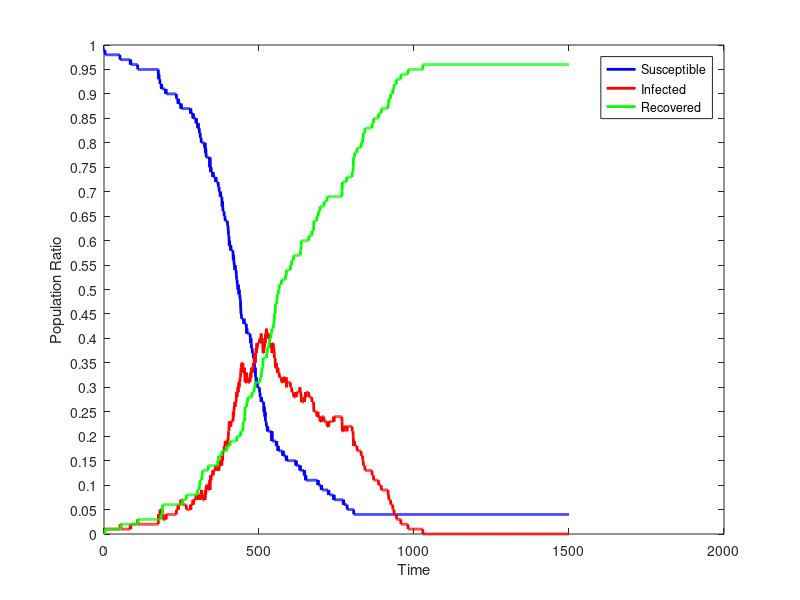

The MATLAB source for this figure:
dynamics = [
99,1,0;
99,1,0;
99,1,0;
99,1,0;
98,1,1;
98,1,1;
98,1,1;
98,1,1;
98,1,1;
98,1,1;
98,1,1;
98,1,1;
98,1,1;
98,1,1;
98,1,1;
98,1,1;
98,1,1;
98,1,1;
98,1,1;
98,1,1;
98,1,1;
98,1,1;
98,1,1;
98,1,1;
98,1,1;
98,1,1;
98,1,1;
98,1,1;
98,1,1;
98,1,1;
98,1,1;
98,1,1;
98,1,1;
98,1,1;
98,1,1;
98,1,1;
98,1,1;
98,1,1;
98,1,1;
98,1,1;
98,1,1;
98,1,1;
98,1,1;
98,1,1;
98,1,1;
98,1,1;
98,1,1;
98,1,1;
98,1,1;
98,1,1;
98,1,1;
98,1,1;
97,2,1;
97,2,1;
97,2,1;
97,1,2;
97,1,2;
97,1,2;
97,1,2;
97,1,2;
97,1,2;
97,1,2;
97,1,2;
97,1,2;
97,1,2;
97,1,2;
97,1,2;
97,1,2;
97,1,2;
97,1,2;
97,1,2;
97,1,2;
97,1,2;
97,1,2;
97,1,2;
97,1,2;
97,1,2;
97,1,2;
97,1,2;
97,1,2;
97,1,2;
97,1,2;
97,1,2;
97,1,2;
97,1,2;
96,2,2;
97,1,2;
96,2,2;
96,2,2;
96,2,2;
96,2,2;
96,2,2;
96,2,2;
96,2,2;
96,2,2;
96,2,2;
96,2,2;
96,2,2;
96,2,2;
96,2,2;
96,2,2;
96,2,2;
96,2,2;
96,2,2;
96,2,2;
96,2,2;
96,2,2;
96,2,2;
96,2,2;
95,3,2;
95,2,3;
95,2,3;
95,2,3;
95,2,3;
95,2,3;
95,2,3;
95,2,3;
95,2,3;
95,2,3;
95,2,3;
95,2,3;
95,2,3;
95,2,3;
95,2,3;
95,2,3;
95,2,3;
95,2,3;
95,2,3;
95,2,3;
95,2,3;
95,2,3;
95,2,3;
95,2,3;
95,2,3;
95,2,3;
95,2,3;
95,2,3;
95,2,3;
95,2,3;
95,2,3;
95,2,3;
95,2,3;
95,2,3;
95,2,3;
95,2,3;
95,2,3;
95,2,3;
95,2,3;
95,2,3;
95,2,3;
95,2,3;
95,2,3;
95,2,3;
95,2,3;
95,2,3;
95,2,3;
95,2,3;
95,2,3;
95,2,3;
95,2,3;
95,2,3;
95,2,3;
95,2,3;
95,2,3;
95,2,3;
95,2,3;
95,2,3;
95,2,3;
95,2,3;
95,2,3;
95,2,3;
95,2,3;
95,2,3;
95,2,3;
95,2,3;
95,2,3;
93,4,3;
94,3,3;
93,4,3;
93,4,3;
93,4,3;
92,5,3;
92,5,3;
92,5,3;
92,4,4;
91,5,4;
92,4,4;
91,5,4;
91,5,4;
91,3,6;
91,3,6;
91,3,6;
91,3,6;
91,3,6;
91,3,6;
91,3,6;
91,3,6;
91,3,6;
91,3,6;
90,4,6;
91,3,6;
90,4,6;
90,4,6;
90,4,6;
90,4,6;
90,4,6;
90,4,6;
90,4,6;
90,4,6;
90,4,6;
90,4,6;
90,4,6;
90,4,6;
90,4,6;
90,4,6;
90,4,6;
90,4,6;
90,4,6;
90,4,6;
90,4,6;
90,4,6;
90,4,6;
90,4,6;
90,4,6;
90,4,6;
90,4,6;
90,4,6;
90,4,6;
90,4,6;
90,4,6;
90,4,6;
90,4,6;
90,4,6;
90,4,6;
89,5,6;
89,5,6;
89,5,6;
89,5,6;
89,5,6;
88,6,6;
89,5,6;
88,6,6;
88,6,6;
88,6,6;
88,6,6;
88,6,6;
88,6,6;
88,6,6;
87,7,6;
88,6,6;
87,7,6;
87,7,6;
87,7,6;
87,7,6;
87,6,7;
87,6,7;
87,6,7;
87,6,7;
87,6,7;
87,6,7;
87,6,7;
87,6,7;
87,6,7;
87,6,7;
87,6,7;
87,6,7;
87,5,8;
87,5,8;
87,5,8;
87,5,8;
87,5,8;
87,5,8;
87,5,8;
87,5,8;
87,5,8;
87,5,8;
87,5,8;
87,5,8;
87,5,8;
86,6,8;
87,5,8;
86,6,8;
86,6,8;
86,6,8;
86,6,8;
86,6,8;
86,6,8;
85,7,8;
86,6,8;
85,7,8;
85,7,8;
85,7,8;
85,7,8;
85,7,8;
85,7,8;
85,7,8;
85,7,8;
84,8,8;
85,7,8;
84,8,8;
84,8,8;
84,8,8;
83,8,9;
83,8,9;
84,7,9;
83,8,9;
83,8,9;
83,8,9;
82,8,10;
82,8,10;
82,7,11;
81,8,11;
81,8,11;
81,8,11;
80,9,11;
80,9,11;
80,8,12;
80,8,12;
80,7,13;
80,7,13;
80,7,13;
80,7,13;
80,7,13;
80,7,13;
80,7,13;
79,8,13;
80,7,13;
78,9,13;
79,8,13;
78,9,13;
77,10,13;
77,10,13;
77,10,13;
77,10,13;
77,10,13;
77,10,13;
77,10,13;
77,9,14;
77,9,14;
77,9,14;
77,9,14;
75,11,14;
77,9,14;
75,11,14;
74,12,14;
75,11,14;
74,12,14;
74,12,14;
74,12,14;
74,12,14;
74,12,14;
73,13,14;
74,12,14;
73,13,14;
73,13,14;
73,13,14;
73,13,14;
73,13,14;
73,13,14;
73,13,14;
72,14,14;
73,13,14;
72,14,14;
72,14,14;
72,14,14;
72,14,14;
72,14,14;
72,13,15;
72,13,15;
71,14,15;
71,13,16;
71,13,16;
70,14,16;
70,14,16;
70,14,16;
69,15,16;
70,14,16;
69,15,16;
69,15,16;
69,15,16;
69,14,17;
67,16,17;
68,15,17;
67,16,17;
66,17,17;
66,17,17;
66,17,17;
66,17,17;
65,18,17;
65,18,17;
65,18,17;
64,19,17;
64,19,17;
64,19,17;
64,19,17;
64,19,17;
64,19,17;
64,18,18;
64,18,18;
63,19,18;
63,19,18;
62,20,18;
61,21,18;
61,21,18;
59,23,18;
60,22,18;
59,23,18;
59,22,19;
58,23,19;
59,22,19;
58,23,19;
58,23,19;
58,23,19;
58,23,19;
58,23,19;
58,23,19;
58,23,19;
56,25,19;
57,24,19;
56,25,19;
55,26,19;
55,26,19;
54,27,19;
55,26,19;
54,27,19;
54,27,19;
54,27,19;
53,28,19;
52,29,19;
52,28,20;
51,29,20;
51,29,20;
50,30,20;
51,29,20;
50,30,20;
49,31,20;
50,30,20;
49,31,20;
49,31,20;
48,32,20;
48,32,20;
46,33,21;
45,34,21;
45,34,21;
44,35,21;
44,35,21;
44,35,21;
44,35,21;
44,35,21;
44,33,23;
44,33,23;
43,34,23;
44,33,23;
43,34,23;
43,33,24;
43,31,26;
43,31,26;
43,31,26;
43,31,26;
43,31,26;
41,33,26;
42,31,27;
41,32,27;
41,32,27;
41,31,28;
41,31,28;
41,31,28;
41,31,28;
41,31,28;
41,31,28;
41,31,28;
41,31,28;
40,32,28;
39,33,28;
40,32,28;
39,33,28;
38,34,28;
38,34,28;
38,33,29;
37,34,29;
37,34,29;
37,34,29;
36,35,29;
36,35,29;
36,35,29;
35,35,30;
34,36,30;
33,37,30;
34,35,31;
32,37,31;
32,37,31;
31,38,31;
32,37,31;
30,39,31;
31,38,31;
30,39,31;
30,39,31;
30,39,31;
30,39,31;
30,39,31;
30,39,31;
30,39,31;
29,40,31;
29,40,31;
28,40,32;
28,40,32;
28,40,32;
27,41,32;
28,39,33;
27,40,33;
27,39,34;
27,39,34;
27,39,34;
27,37,36;
27,37,36;
27,37,36;
25,39,36;
26,38,36;
25,39,36;
24,40,36;
25,39,36;
23,41,36;
23,41,36;
23,41,36;
22,42,36;
22,41,37;
22,41,37;
21,41,38;
22,40,38;
21,41,38;
21,41,38;
21,41,38;
21,40,39;
21,40,39;
21,39,40;
21,39,40;
21,39,40;
21,39,40;
21,39,40;
21,38,41;
21,38,41;
19,39,42;
21,37,42;
19,39,42;
19,39,42;
19,39,42;
19,39,42;
19,38,43;
19,38,43;
19,37,44;
19,36,45;
19,36,45;
19,36,45;
19,34,47;
19,34,47;
19,34,47;
18,35,47;
19,34,47;
18,34,48;
18,33,49;
18,33,49;
17,34,49;
18,33,49;
17,33,50;
17,33,50;
17,33,50;
17,32,51;
17,32,51;
17,32,51;
17,32,51;
17,32,51;
17,32,51;
17,32,51;
17,31,52;
17,31,52;
17,31,52;
17,31,52;
16,32,52;
17,31,52;
16,32,52;
16,32,52;
16,32,52;
16,32,52;
16,32,52;
16,32,52;
16,32,52;
16,31,53;
16,31,53;
15,32,53;
16,30,54;
15,31,54;
15,31,54;
15,31,54;
15,31,54;
15,31,54;
15,31,54;
15,31,54;
15,31,54;
15,31,54;
15,31,54;
15,31,54;
15,31,54;
15,30,55;
15,30,55;
15,30,55;
15,30,55;
15,29,56;
15,29,56;
15,29,56;
15,29,56;
15,29,56;
15,29,56;
15,28,57;
15,28,57;
15,28,57;
15,28,57;
15,28,57;
15,28,57;
15,28,57;
14,29,57;
15,28,57;
14,29,57;
14,29,57;
14,29,57;
14,29,57;
14,29,57;
14,29,57;
14,29,57;
14,29,57;
14,29,57;
14,29,57;
14,29,57;
13,30,57;
14,29,57;
13,29,58;
13,29,58;
13,28,59;
13,27,60;
13,27,60;
13,27,60;
13,27,60;
13,27,60;
13,27,60;
13,27,60;
13,27,60;
13,27,60;
12,28,60;
13,27,60;
12,28,60;
12,28,60;
11,29,60;
12,28,60;
11,29,60;
11,29,60;
11,29,60;
11,29,60;
11,29,60;
11,29,60;
11,29,60;
11,29,60;
11,29,60;
11,28,61;
11,28,61;
11,28,61;
11,28,61;
11,28,61;
11,28,61;
11,28,61;
11,28,61;
11,28,61;
11,28,61;
11,27,62;
11,27,62;
11,27,62;
11,27,62;
11,27,62;
11,27,62;
11,25,64;
11,25,64;
11,25,64;
11,25,64;
11,25,64;
11,25,64;
11,25,64;
11,25,64;
11,25,64;
11,25,64;
11,24,65;
11,24,65;
11,24,65;
10,25,65;
11,24,65;
10,24,66;
10,24,66;
10,24,66;
10,24,66;
10,24,66;
10,23,67;
10,23,67;
10,23,67;
10,23,67;
9,24,67;
10,23,67;
9,24,67;
9,24,67;
9,24,67;
9,24,67;
9,24,67;
9,24,67;
9,24,67;
9,23,68;
9,23,68;
9,23,68;
9,23,68;
9,23,68;
9,23,68;
9,23,68;
9,23,68;
9,23,68;
9,23,68;
9,22,69;
9,22,69;
9,22,69;
9,22,69;
8,23,69;
9,22,69;
8,23,69;
8,23,69;
8,23,69;
8,23,69;
8,23,69;
8,23,69;
8,23,69;
8,23,69;
8,23,69;
8,23,69;
8,23,69;
8,23,69;
8,23,69;
8,23,69;
8,23,69;
7,24,69;
8,23,69;
7,24,69;
7,24,69;
7,24,69;
7,24,69;
7,24,69;
7,24,69;
7,24,69;
7,24,69;
7,24,69;
7,24,69;
7,24,69;
7,24,69;
7,24,69;
7,24,69;
7,24,69;
7,24,69;
7,24,69;
7,24,69;
7,24,69;
7,24,69;
7,24,69;
7,24,69;
7,24,69;
7,24,69;
7,24,69;
7,23,70;
7,21,72;
7,21,72;
7,21,72;
6,22,72;
7,21,72;
6,22,72;
6,22,72;
6,22,72;
6,22,72;
6,22,72;
6,22,72;
6,22,72;
6,22,72;
6,22,72;
6,21,73;
6,21,73;
5,22,73;
5,22,73;
5,22,73;
5,22,73;
5,22,73;
5,22,73;
5,22,73;
5,22,73;
5,22,73;
5,22,73;
5,22,73;
5,22,73;
5,22,73;
5,22,73;
5,22,73;
5,22,73;
5,21,74;
5,21,74;
5,21,74;
5,20,75;
5,18,77;
4,19,77;
4,19,77;
4,19,77;
4,18,78;
4,18,78;
4,18,78;
4,18,78;
4,18,78;
4,18,78;
4,18,78;
4,18,78;
4,17,79;
4,17,79;
4,17,79;
4,17,79;
4,17,79;
4,17,79;
4,17,79;
4,17,79;
4,17,79;
4,17,79;
4,17,79;
4,17,79;
4,17,79;
4,16,80;
4,16,80;
4,16,80;
4,16,80;
4,16,80;
4,15,81;
4,15,81;
4,14,82;
4,14,82;
4,14,82;
4,14,82;
4,14,82;
4,13,83;
4,13,83;
4,13,83;
4,13,83;
4,13,83;
4,13,83;
4,13,83;
4,13,83;
4,13,83;
4,13,83;
4,13,83;
4,13,83;
4,13,83;
4,13,83;
4,13,83;
4,13,83;
4,13,83;
4,13,83;
4,13,83;
4,13,83;
4,13,83;
4,13,83;
4,13,83;
4,12,84;
4,12,84;
4,12,84;
4,12,84;
4,12,84;
4,11,85;
4,11,85;
4,11,85;
4,11,85;
4,11,85;
4,11,85;
4,11,85;
4,11,85;
4,11,85;
4,11,85;
4,11,85;
4,11,85;
4,11,85;
4,11,85;
4,11,85;
4,11,85;
4,10,86;
4,10,86;
4,10,86;
4,10,86;
4,10,86;
4,10,86;
4,10,86;
4,10,86;
4,10,86;
4,9,87;
4,9,87;
4,9,87;
4,9,87;
4,9,87;
4,9,87;
4,9,87;
4,9,87;
4,9,87;
4,9,87;
4,9,87;
4,9,87;
4,9,87;
4,9,87;
4,9,87;
4,9,87;
4,9,87;
4,9,87;
4,9,87;
4,9,87;
4,9,87;
4,9,87;
4,8,88;
4,8,88;
4,7,89;
4,7,89;
4,7,89;
4,7,89;
4,7,89;
4,7,89;
4,6,90;
4,6,90;
4,6,90;
4,6,90;
4,6,90;
4,6,90;
4,6,90;
4,5,91;
4,5,91;
4,5,91;
4,5,91;
4,4,92;
4,4,92;
4,4,92;
4,4,92;
4,4,92;
4,4,92;
4,4,92;
4,4,92;
4,3,93;
4,3,93;
4,3,93;
4,3,93;
4,3,93;
4,3,93;
4,3,93;
4,3,93;
4,3,93;
4,3,93;
4,3,93;
4,3,93;
4,3,93;
4,3,93;
4,2,94;
4,2,94;
4,2,94;
4,2,94;
4,2,94;
4,2,94;
4,2,94;
4,2,94;
4,2,94;
4,2,94;
4,2,94;
4,2,94;
4,2,94;
4,2,94;
4,2,94;
4,2,94;
4,2,94;
4,2,94;
4,2,94;
4,2,94;
4,2,94;
4,2,94;
4,2,94;
4,1,95;
4,1,95;
4,1,95;
4,1,95;
4,1,95;
4,1,95;
4,1,95;
4,1,95;
4,1,95;
4,1,95;
4,1,95;
4,1,95;
4,1,95;
4,1,95;
4,1,95;
4,1,95;
4,1,95;
4,1,95;
4,1,95;
4,1,95;
4,1,95;
4,1,95;
4,1,95;
4,1,95;
4,1,95;
4,1,95;
4,1,95;
4,1,95;
4,1,95;
4,1,95;
4,1,95;
4,1,95;
4,1,95;
4,1,95;
4,1,95;
4,1,95;
4,1,95;
4,1,95;
4,1,95;
4,1,95;
4,1,95;
4,1,95;
4,1,95;
4,1,95;
4,1,95;
4,1,95;
4,1,95;
4,1,95;
4,0,96;
4,0,96;
4,0,96;
4,0,96;
4,0,96;
4,0,96;
4,0,96;
4,0,96;
4,0,96;
4,0,96;
4,0,96;
4,0,96;
4,0,96;
4,0,96;
4,0,96;
4,0,96;
4,0,96;
4,0,96;
4,0,96;
4,0,96;
4,0,96;
4,0,96;
4,0,96;
4,0,96;
4,0,96;
4,0,96;
4,0,96;
4,0,96;
4,0,96;
4,0,96;
4,0,96;
4,0,96;
4,0,96;
4,0,96;
4,0,96;
4,0,96;
4,0,96;
4,0,96;
4,0,96;
4,0,96;
4,0,96;
4,0,96;
4,0,96;
4,0,96;
4,0,96;
4,0,96;
4,0,96;
4,0,96;
4,0,96;
4,0,96;
4,0,96;
4,0,96;
4,0,96;
4,0,96;
4,0,96;
4,0,96;
4,0,96;
4,0,96;
4,0,96;
4,0,96;
4,0,96;
4,0,96;
4,0,96;
4,0,96;
4,0,96;
4,0,96;
4,0,96;
4,0,96;
4,0,96;
4,0,96;
4,0,96;
4,0,96;
4,0,96;
4,0,96;
4,0,96;
4,0,96;
4,0,96;
4,0,96;
4,0,96;
4,0,96;
4,0,96;
4,0,96;
4,0,96;
4,0,96;
4,0,96;
4,0,96;
4,0,96;
4,0,96;
4,0,96;
4,0,96;
4,0,96;
4,0,96;
4,0,96;
4,0,96;
4,0,96;
4,0,96;
4,0,96;
4,0,96;
4,0,96;
4,0,96;
4,0,96;
4,0,96;
4,0,96;
4,0,96;
4,0,96;
4,0,96;
4,0,96;
4,0,96;
4,0,96;
4,0,96;
4,0,96;
4,0,96;
4,0,96;
4,0,96;
4,0,96;
4,0,96;
4,0,96;
4,0,96;
4,0,96;
4,0,96;
4,0,96;
4,0,96;
4,0,96;
4,0,96;
4,0,96;
4,0,96;
4,0,96;
4,0,96;
4,0,96;
4,0,96;
4,0,96;
4,0,96;
4,0,96;
4,0,96;
4,0,96;
4,0,96;
4,0,96;
4,0,96;
4,0,96;
4,0,96;
4,0,96;
4,0,96;
4,0,96;
4,0,96;
4,0,96;
4,0,96;
4,0,96;
4,0,96;
4,0,96;
4,0,96;
4,0,96;
4,0,96;
4,0,96;
4,0,96;
4,0,96;
4,0,96;
4,0,96;
4,0,96;
4,0,96;
4,0,96;
4,0,96;
4,0,96;
4,0,96;
4,0,96;
4,0,96;
4,0,96;
4,0,96;
4,0,96;
4,0,96;
4,0,96;
4,0,96;
4,0,96;
4,0,96;
4,0,96;
4,0,96;
4,0,96;
4,0,96;
4,0,96;
4,0,96;
4,0,96;
4,0,96;
4,0,96;
4,0,96;
4,0,96;
4,0,96;
4,0,96;
4,0,96;
4,0,96;
4,0,96;
4,0,96;
4,0,96;
4,0,96;
4,0,96;
4,0,96;
4,0,96;
4,0,96;
4,0,96;
4,0,96;
4,0,96;
4,0,96;
4,0,96;
4,0,96;
4,0,96;
4,0,96;
4,0,96;
4,0,96;
4,0,96;
4,0,96;
4,0,96;
4,0,96;
4,0,96;
4,0,96;
4,0,96;
4,0,96;
4,0,96;
4,0,96;
4,0,96;
4,0,96;
4,0,96;
4,0,96;
4,0,96;
4,0,96;
4,0,96;
4,0,96;
4,0,96;
4,0,96;
4,0,96;
4,0,96;
4,0,96;
4,0,96;
4,0,96;
4,0,96;
4,0,96;
4,0,96;
4,0,96;
4,0,96;
4,0,96;
4,0,96;
4,0,96;
4,0,96;
4,0,96;
4,0,96;
4,0,96;
4,0,96;
4,0,96;
4,0,96;
4,0,96;
4,0,96;
4,0,96;
4,0,96;
4,0,96;
4,0,96;
4,0,96;
4,0,96;
4,0,96;
4,0,96;
4,0,96;
4,0,96;
4,0,96;
4,0,96;
4,0,96;
4,0,96;
4,0,96;
4,0,96;
4,0,96;
4,0,96;
4,0,96;
4,0,96;
4,0,96;
4,0,96;
4,0,96;
4,0,96;
4,0,96;
4,0,96;
4,0,96;
4,0,96;
4,0,96;
4,0,96;
4,0,96;
4,0,96;
4,0,96;
4,0,96;
4,0,96;
4,0,96;
4,0,96;
4,0,96;
4,0,96;
4,0,96;
4,0,96;
4,0,96;
4,0,96;
4,0,96;
4,0,96;
4,0,96;
4,0,96;
4,0,96;
4,0,96;
4,0,96;
4,0,96;
4,0,96;
4,0,96;
4,0,96;
4,0,96;
4,0,96;
4,0,96;
4,0,96;
4,0,96;
4,0,96;
4,0,96;
4,0,96;
4,0,96;
4,0,96;
4,0,96;
4,0,96;
4,0,96;
4,0,96;
4,0,96;
4,0,96;
4,0,96;
4,0,96;
4,0,96;
4,0,96;
4,0,96;
4,0,96;
4,0,96;
4,0,96;
4,0,96;
4,0,96;
4,0,96;
4,0,96;
4,0,96;
4,0,96;
4,0,96;
4,0,96;
4,0,96;
4,0,96;
4,0,96;
4,0,96;
4,0,96;
4,0,96;
4,0,96;
4,0,96;
4,0,96;
4,0,96;
4,0,96;
4,0,96;
4,0,96;
4,0,96;
4,0,96;
4,0,96;
4,0,96;
4,0,96;
4,0,96;
4,0,96;
4,0,96;
4,0,96;
4,0,96;
4,0,96;
4,0,96;
4,0,96;
4,0,96;
4,0,96;
4,0,96;
4,0,96;
4,0,96;
4,0,96;
4,0,96;
4,0,96;
4,0,96;
4,0,96;
4,0,96;
4,0,96;
4,0,96;
4,0,96;
4,0,96;
4,0,96;
4,0,96;
4,0,96;
4,0,96;
4,0,96;
4,0,96;
4,0,96;
4,0,96;
4,0,96;
4,0,96;
4,0,96;
4,0,96;
4,0,96;
4,0,96;
4,0,96;
4,0,96;
4,0,96;
4,0,96;
4,0,96;
4,0,96;
4,0,96;
4,0,96;
4,0,96;
4,0,96;
4,0,96;
4,0,96;
4,0,96;
4,0,96;
4,0,96;
4,0,96;
4,0,96;
4,0,96;
4,0,96;
4,0,96;
4,0,96;
4,0,96;
4,0,96;
4,0,96;
4,0,96;
4,0,96;
4,0,96;
4,0,96;
4,0,96;
4,0,96;
4,0,96;
4,0,96;
4,0,96;
4,0,96;
4,0,96;
4,0,96;
4,0,96;
4,0,96;
4,0,96;
4,0,96;
4,0,96;
4,0,96;
4,0,96;
4,0,96;
4,0,96;
4,0,96;
4,0,96;
4,0,96;
4,0,96;
4,0,96;
4,0,96;
4,0,96;
4,0,96;
4,0,96;
4,0,96;
4,0,96;
4,0,96;
4,0,96;
4,0,96;
4,0,96;
4,0,96;
4,0,96;
4,0,96;
4,0,96;
4,0,96;
4,0,96;
4,0,96;
4,0,96;
4,0,96;
4,0,96;
4,0,96;
4,0,96;
4,0,96;
4,0,96;
4,0,96;
4,0,96;
4,0,96;
4,0,96;
4,0,96;
4,0,96;
4,0,96;
4,0,96;
4,0,96;
];
susceptible = dynamics (:, 1);
infected = dynamics (:, 2);
recovered = dynamics (:, 3);
totalPopulation = susceptible(1) + infected(1) + recovered(1);
susceptibleRatio = susceptible ./ totalPopulation;
infectedRatio = infected ./ totalPopulation;
recoveredRatio = recovered ./ totalPopulation;
steps = length (susceptible);
indices = 0 : steps - 1;
figure
plot (indices, susceptibleRatio.', 'color', 'blue', 'linewidth', 2);
hold on
plot (indices, infectedRatio.', 'color', 'red', 'linewidth', 2);
hold on
plot (indices, recoveredRatio.', 'color', 'green', 'linewidth', 2);
set(gca,'YTick',0:0.05:1.0);
xlabel ('Time');
ylabel ('Population Ratio');
legend('Susceptible','Infected', 'Recovered');
